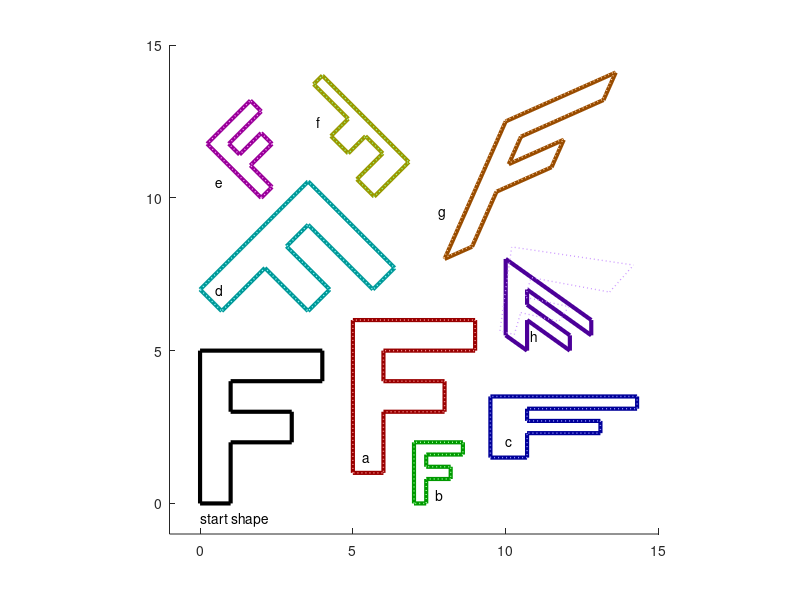

Write MATLAB code to recreate this figure.
%% Transforms Lab
%
% Task: edit the transforms in this cell to align the outlined shapes
%       with the dotted outlines of the same colour hue.

close all;
clear all;
% (a) Translation.
% Translate shape 5 units to the right and 1 unit up
T_a = [1 0 5; 0 1 1; 0 0 1];

% (b) Isotropic scale + translation.
% Translate shape 7 units to the right and apply 0.4 scaling on both axes
T_b = [0.4 0 7; 0 0.4 0; 0 0 1];

% (c) Anisotropic scale + translation.
% Translate shape 9.5 units to the right and 1.5 units up; scale x axis by
% 1.2 and y axis by 0.4
T_c = [1.2 0 9.5; 0 0.4 1.5; 0 0 1];

% (d) Rotation + translation.
% Rotate shape clockwise by 45 degrees and translate shape 7 units up
R_d = [cos(pi/4) sin(pi/4) 0; -sin(pi/4) cos(pi/4) 0; 0 0 1];
T_d = [1 0 0; 0 1 7; 0 0 1] * R_d;

% (e) Isotropic scale + rotation + translation.
% Rotate shape anti-clockwise by 45 degrees; 
% translate shape 2 units to the right and 10 units up;
% half scalingalong both axes
R_e = [cos(pi/4) -sin(pi/4) 0; sin(pi/4) cos(pi/4) 0; 0 0 1];
T_e = [0.5 0 2; 0 0.5 10; 0 0 1] * R_e;

% (f) Anisotropic scale + rotation + translation.
% Rotate shape anti-clockwise by 225 degrees; 
% translate shape 4 units to the right and 14 units up;
% 0.8 scaling along both axes then half only the scaling of the x axis
% (giving total 0.4/0.8 x,y scaling) to avoid skew 
theta_f = 225;
R_f = [cos(pi*(theta_f/180)) -sin(pi*(theta_f/180)) 0; sin(pi*(theta_f/180)) cos(pi*(theta_f/180)) 0; 0 0 1];
T_f = [0.8 0 4; 0 0.8 14; 0 0 1] * R_f * [0.5 0 0; 0 1 0; 0 0 1];

% (g) Fully affine.
% Translate shape 8 units along both axes;
% Scale shape down by 10% along both axes;
% Add 0.4 shear factor along both axes
T_g = [0.9 0.4 8; 0.4 0.9 8; 0 0 1];

% (h) Perspective.
theta_h = 0;
R_h = [cos(pi*(theta_h/180)) -sin(pi*(theta_h/180)) 0; sin(pi*(theta_h/180)) cos(pi*(theta_h/180)) 0; 0 0 1];
T_h = [0.7 0 10; -0.5 0.5 5.5; 0 0 1] * R_h;


%% Apply transformations and draw the results -- DO NOT EDIT BELOW LINE.

% Start shape: a 2D pologyon in the shape of an 'F'.
p = [0 0 4 4 1 1 3 3 1 1 0; 0 5 5 4 4 3 3 2 2 0 0; 1 1 1 1 1 1 1 1 1 1 1];

% Apply the defined transforms to the input shape.
p_a = T_a * p;
p_b = T_b * p;
p_c = T_c * p;
p_d = T_d * p;
p_e = T_e * p;
p_f = T_f * p;
p_g = T_g * p;
p_h = T_h * p;

% Set up axes.
figure;
hold on;
axis equal;
axis([-1 15 -1 15]);

% Draw the transformed shapes.
plot(p_a(1,:) ./ p_a(3,:), p_a(2,:) ./ p_a(3,:), 'Color', [0.6 0   0  ], 'LineWidth', 3);
plot(p_b(1,:) ./ p_b(3,:), p_b(2,:) ./ p_b(3,:), 'Color', [0   0.6 0  ], 'LineWidth', 3);
plot(p_c(1,:) ./ p_c(3,:), p_c(2,:) ./ p_c(3,:), 'Color', [0   0   0.6], 'LineWidth', 3);
plot(p_d(1,:) ./ p_d(3,:), p_d(2,:) ./ p_d(3,:), 'Color', [0   0.6 0.6], 'LineWidth', 3);
plot(p_e(1,:) ./ p_e(3,:), p_e(2,:) ./ p_e(3,:), 'Color', [0.6 0   0.6], 'LineWidth', 3);
plot(p_f(1,:) ./ p_f(3,:), p_f(2,:) ./ p_f(3,:), 'Color', [0.6 0.6 0  ], 'LineWidth', 3);
plot(p_g(1,:) ./ p_g(3,:), p_g(2,:) ./ p_g(3,:), 'Color', [0.6 0.3 0  ], 'LineWidth', 3);
plot(p_h(1,:) ./ p_h(3,:), p_h(2,:) ./ p_h(3,:), 'Color', [0.3 0   0.6], 'LineWidth', 3);

% Initial shape and location.
text(0, -0.5, 'start shape'); plot(p(1,:), p(2,:), 'k', 'LineWidth', 3);

% Target shapes.
text( 5.3,  1.5, 'a'); plot([5 5 9 9 6 6 8 8 6 6 5], [1 6 6 5 5 4 4 3 3 1 1], ':', 'Color', [1 0.6 0.6], 'LineWidth', 1);
text( 7.7,  0.3, 'b'); plot([7 7 8.6 8.6 7.4 7.4 8.2 8.2 7.4 7.4 7], [0 2 2 1.6 1.6 1.2 1.2 0.8 0.8 0 0], ':', 'Color', [0.6 1 0.6], 'LineWidth', 1);
text(10,    2,   'c'); plot([9.5 9.5 14.3 14.3 10.7 10.7 13.1 13.1 10.7 10.7 9.5], [1.5 3.5 3.5 3.1 3.1 2.7 2.7 2.3 2.3 1.5 1.5], ':', 'Color', [0.6 0.6 1], 'LineWidth', 1);
text( 0.5,  7,   'd'); plot([0 3.53553390593274 6.36396103067893 5.65685424949238 3.53553390593274 2.82842712474619 4.24264068711929 3.53553390593274 2.12132034355964 0.707106781186548 0], [7 10.5355339059327 7.70710678118655 7 9.12132034355964 8.4142135623731 7 6.29289321881345 7.70710678118655 6.29289321881345 7], ':', 'Color', [0.6 1 1], 'LineWidth', 1);
text( 0.5, 10.5, 'e'); plot([2 0.232233047033631 1.64644660940673 2 0.939339828220179 1.29289321881345 2 2.35355339059327 1.64644660940673 2.35355339059327 2], [10 11.7677669529664 13.1819805153395 12.8284271247462 11.7677669529664 11.4142135623731 12.1213203435596 11.7677669529664 11.0606601717798 10.3535533905933 10], ':', 'Color', [1 0.6 1], 'LineWidth', 1);
text( 3.8, 12.5, 'f'); plot([4 6.82842712474619 5.69705627484771 5.13137084989848 5.97989898732233 5.41421356237309 4.84852813742386 4.28284271247462 4.84852813742386 3.71715728752538 4], [14 11.1715728752538 10.0402020253553 10.6058874503046 11.4544155877284 12.0201010126777 11.4544155877284 12.0201010126777 12.5857864376269 13.7171572875254 14], ':', 'Color', [0.6 1 0.6], 'LineWidth', 1);
text( 7.8,  9.5, 'g'); plot([7.97487373415292 9.97487373415292 13.5748737341529 13.1748737341529 10.4748737341529 10.0748737341529 11.8748737341529 11.4748737341529 9.67487373415292 8.87487373415292 7.97487373415292], [8.02512626584708 12.5251262658471 14.1251262658471 13.2251262658471 12.0251262658471 11.1251262658471 11.9251262658471 11.0251262658471 10.2251262658471 8.42512626584708 8.02512626584708], ':', 'Color', [1 0.8 0.6], 'LineWidth', 1);
text(10.8,  5.5, 'h'); plot([9.812 10.1963302752294 14.1855010660981 13.4 10.8298217179903 10.6398305084746 12.0611940298507 11.7371879106439 10.4931163954944 10.2813455657492 9.812], [5.649 8.39266055045871 7.79957356076759 6.91607142857143 7.39059967585089 6.74435028248588 6.44328358208955 5.95532194480946 6.24530663329161 5.5249745158002 5.649], ':', 'Color', [0.8 0.6 1], 'LineWidth', 1);







